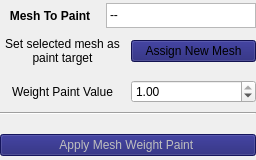
           <widget class="QWidget" name="page_WeightMesh">
            <property name="geometry">
             <rect>
              <x>0</x>
              <y>0</y>
              <width>256</width>
              <height>160</height>
             </rect>
            </property>
            <property name="sizePolicy">
             <sizepolicy hsizetype="Preferred" vsizetype="Minimum">
              <horstretch>0</horstretch>
              <verstretch>0</verstretch>
             </sizepolicy>
            </property>
            <property name="maximumSize">
             <size>
              <width>16777215</width>
              <height>16777215</height>
             </size>
            </property>
            <attribute name="label">
             <string>Mesh Rig Weight Painting</string>
            </attribute>
            <layout class="QVBoxLayout" name="verticalLayout_3">
             <property name="spacing">
              <number>0</number>
             </property>
             <property name="leftMargin">
              <number>0</number>
             </property>
             <property name="topMargin">
              <number>0</number>
             </property>
             <property name="rightMargin">
              <number>0</number>
             </property>
             <property name="bottomMargin">
              <number>0</number>
             </property>
             <item>
              <layout class="QVBoxLayout" name="verticalLayout_4">
               <property name="spacing">
                <number>6</number>
               </property>
               <property name="sizeConstraint">
                <enum>QLayout::SetDefaultConstraint</enum>
               </property>
               <item>
                <layout class="QHBoxLayout" name="horizontalLayout_7">
                 <property name="sizeConstraint">
                  <enum>QLayout::SetFixedSize</enum>
                 </property>
                 <item>
                  <widget class="QLabel" name="label_4">
                   <property name="minimumSize">
                    <size>
                     <width>100</width>
                     <height>0</height>
                    </size>
                   </property>
                   <property name="font">
                    <font>
                     <weight>75</weight>
                     <bold>true</bold>
                    </font>
                   </property>
                   <property name="text">
                    <string>Mesh To Paint</string>
                   </property>
                   <property name="alignment">
                    <set>Qt::AlignCenter</set>
                   </property>
                  </widget>
                 </item>
                 <item>
                  <widget class="QListWidget" name="list_meshPaint">
                   <property name="sizePolicy">
                    <sizepolicy hsizetype="Preferred" vsizetype="Fixed">
                     <horstretch>0</horstretch>
                     <verstretch>0</verstretch>
                    </sizepolicy>
                   </property>
                   <property name="maximumSize">
                    <size>
                     <width>16777215</width>
                     <height>25</height>
                    </size>
                   </property>
                   <property name="flow">
                    <enum>QListView::LeftToRight</enum>
                   </property>
                   <item>
                    <property name="text">
                     <string>--</string>
                    </property>
                   </item>
                  </widget>
                 </item>
                </layout>
               </item>
               <item>
                <layout class="QHBoxLayout" name="horizontalLayout_9">
                 <item>
                  <widget class="QLabel" name="label_5">
                   <property name="text">
                    <string>Set selected mesh as paint target</string>
                   </property>
                   <property name="alignment">
                    <set>Qt::AlignCenter</set>
                   </property>
                   <property name="wordWrap">
                    <bool>true</bool>
                   </property>
                  </widget>
                 </item>
                 <item>
                  <widget class="QPushButton" name="btn_assignWeightMesh">
                   <property name="styleSheet">
                    <string notr="true">QPushButton{
    background-color: midnightblue;
}</string>
                   </property>
                   <property name="text">
                    <string>Assign New Mesh</string>
                   </property>
                  </widget>
                 </item>
                </layout>
               </item>
               <item>
                <spacer name="verticalSpacer_3">
                 <property name="orientation">
                  <enum>Qt::Vertical</enum>
                 </property>
                 <property name="sizeType">
                  <enum>QSizePolicy::Fixed</enum>
                 </property>
                 <property name="sizeHint" stdset="0">
                  <size>
                   <width>20</width>
                   <height>6</height>
                  </size>
                 </property>
                </spacer>
               </item>
               <item>
                <layout class="QHBoxLayout" name="horizontalLayout_4">
                 <property name="sizeConstraint">
                  <enum>QLayout::SetFixedSize</enum>
                 </property>
                 <item>
                  <widget class="QLabel" name="label_3">
                   <property name="text">
                    <string>Weight Paint Value</string>
                   </property>
                   <property name="alignment">
                    <set>Qt::AlignCenter</set>
                   </property>
                  </widget>
                 </item>
                 <item>
                  <widget class="QDoubleSpinBox" name="doubleSpinBox_meshWeight">
                   <property name="maximum">
                    <double>1.000000000000000</double>
                   </property>
                   <property name="singleStep">
                    <double>0.100000000000000</double>
                   </property>
                   <property name="value">
                    <double>1.000000000000000</double>
                   </property>
                  </widget>
                 </item>
                </layout>
               </item>
               <item>
                <widget class="Line" name="line_5">
                 <property name="orientation">
                  <enum>Qt::Horizontal</enum>
                 </property>
                </widget>
               </item>
               <item>
                <spacer name="verticalSpacer_2">
                 <property name="orientation">
                  <enum>Qt::Vertical</enum>
                 </property>
                 <property name="sizeType">
                  <enum>QSizePolicy::Preferred</enum>
                 </property>
                 <property name="sizeHint" stdset="0">
                  <size>
                   <width>20</width>
                   <height>10</height>
                  </size>
                 </property>
                </spacer>
               </item>
               <item>
                <layout class="QHBoxLayout" name="horizontalLayout_5">
                 <property name="sizeConstraint">
                  <enum>QLayout::SetFixedSize</enum>
                 </property>
                 <item>
                  <widget class="QPushButton" name="btn_applyMeshPaint">
                   <property name="enabled">
                    <bool>false</bool>
                   </property>
                   <property name="styleSheet">
                    <string notr="true">QPushButton{
    background-color: midnightblue;
}</string>
                   </property>
                   <property name="text">
                    <string>Apply Mesh Weight Paint </string>
                   </property>
                  </widget>
                 </item>
                </layout>
               </item>
              </layout>
             </item>
            </layout>
           </widget>
